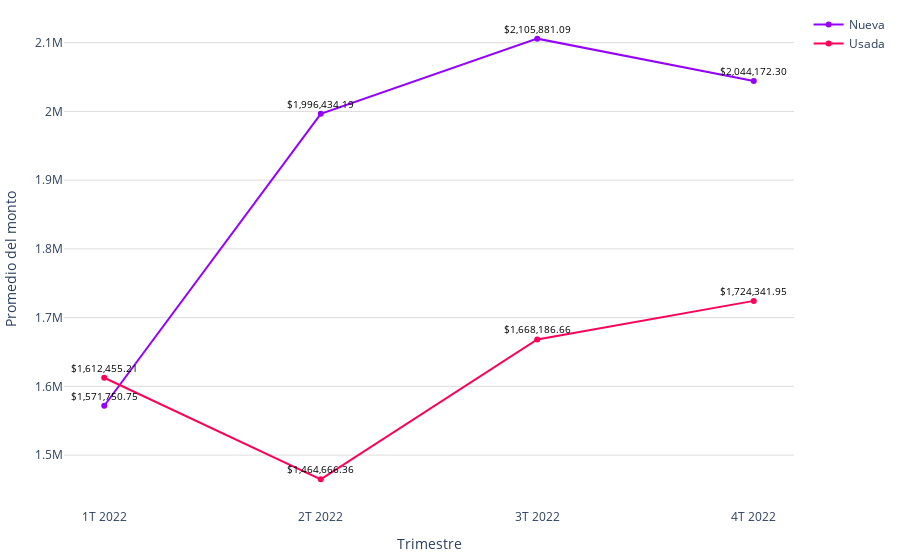

Notebook source saved alongside this figure:
### Code cell
# Datos
trimestres = promedio_monto_por_modalidad_mes['trimestre']
modalidades = promedio_monto_por_modalidad_mes['modalidad']
promedios = promedio_monto_por_modalidad_mes['promedio']

# Limpiar las cadenas de promedio y convertirlas a números
promedios_limpios = [float(promedio.replace(',', '')) for promedio in promedios]

colors = ['#9500ff', '#ff0059']
fig = go.Figure()

# Agregar líneas para cada modalidad
for i, modalidad in enumerate(modalidades.unique()):
    df_modalidad = promedio_monto_por_modalidad_mes[promedio_monto_por_modalidad_mes['modalidad'] == modalidad]
    fig.add_trace(go.Scatter(
        x=df_modalidad['trimestre'],
        y=df_modalidad['promedio'].apply(lambda x: float(x.replace(',', ''))),  # Usar los promedios limpios
        mode='markers+lines',
        name=modalidad,
        line=dict(color=colors[i % len(colors)])  # Asignar colores a las líneas
    ))

fig.update_layout(
    #title='Promedio de valor de créditos para viviendas nuevas y usadas (2023)',
    xaxis=dict(title='Trimestre'),
    yaxis=dict(title='Promedio del monto', gridcolor='#dddcda'),
    margin=dict(l=10, r=10, t=10, b=10),  # Ajusta los márgenes (left, right, top, bottom)
    plot_bgcolor='rgba(0,0,0,0)',  # Color de fondo del gráfico
)

# Agregar etiquetas de texto a los puntos con símbolo de dólar
for trace in fig.data:
    df_modalidad = promedio_monto_por_modalidad_mes[promedio_monto_por_modalidad_mes['modalidad'] == trace.name]
    for i, point in enumerate(trace.y):
        # Formatear el promedio con símbolo de dólar
        promedio_con_dolar = f'${df_modalidad.iloc[i]["promedio"]}'
        fig.add_annotation(
            x=trace.x[i],
            y=point,
            text=promedio_con_dolar,
            showarrow=False,
            font=dict(color='black', size=10),
            yshift=10
        )

# Exportar gráfica como archivo HTML
def guardar_grafico_como_html(fig, nombre_archivo, carpeta='assets\graficas'):
    # Crear la carpeta si no existe
    if not os.path.exists(carpeta):
        os.makedirs(carpeta)
    
    config = {
        'displaylogo': False,  # Ocultar el logo de Plotly
        'modeBarButtonsToRemove': [
            'toImage',       # Botón para guardar como imagen
            'select2d',      # Box select
            'lasso2d',       # Lasso select
            'resetScale2d',  # Reset Axes
        ]
    }
    # Gráfica como archivo HTML en la carpeta especificada
    pio.write_html(fig, f'{carpeta}/{nombre_archivo}.html', config=config)


guardar_grafico_como_html(fig, 'g_scatt_creditos_nuevausada_2022', carpeta='assets\graficas')
fig.show()

### Figure 1 — Plotly figure (JSON) as saved in the notebook; plotly's stock layout.template omitted (floating-point values rounded to 4 significant figures)
{"data": [{"line": {"color": "#9500ff"}, "mode": "markers+lines", "name": "Nueva", "type": "scatter", "x": ["1T 2022", "2T 2022", "3T 2022", "4T 2022"], "y": [1572000.0, 1996000.0, 2106000.0, 2044000.0]}, {"line": {"color": "#ff0059"}, "mode": "markers+lines", "name": "Usada", "type": "scatter", "x": ["1T 2022", "2T 2022", "3T 2022", "4T 2022"], "y": [1612000.0, 1465000.0, 1668000.0, 1724000.0]}], "layout": {"annotations": [{"font": {"color": "black", "size": 10}, "showarrow": false, "text": "$1,571,750.75", "x": "1T 2022", "y": 1572000.0, "yshift": 10}, {"font": {"color": "black", "size": 10}, "showarrow": false, "text": "$1,996,434.19", "x": "2T 2022", "y": 1996000.0, "yshift": 10}, {"font": {"color": "black", "size": 10}, "showarrow": false, "text": "$2,105,881.09", "x": "3T 2022", "y": 2106000.0, "yshift": 10}, {"font": {"color": "black", "size": 10}, "showarrow": false, "text": "$2,044,172.30", "x": "4T 2022", "y": 2044000.0, "yshift": 10}, {"font": {"color": "black", "size": 10}, "showarrow": false, "text": "$1,612,455.21", "x": "1T 2022", "y": 1612000.0, "yshift": 10}, {"font": {"color": "black", "size": 10}, "showarrow": false, "text": "$1,464,666.36", "x": "2T 2022", "y": 1465000.0, "yshift": 10}, {"font": {"color": "black", "size": 10}, "showarrow": false, "text": "$1,668,186.66", "x": "3T 2022", "y": 1668000.0, "yshift": 10}, {"font": {"color": "black", "size": 10}, "showarrow": false, "text": "$1,724,341.95", "x": "4T 2022", "y": 1724000.0, "yshift": 10}], "margin": {"b": 10, "l": 10, "r": 10, "t": 10}, "plot_bgcolor": "rgba(0,0,0,0)", "xaxis": {"title": {"text": "Trimestre"}}, "yaxis": {"gridcolor": "#dddcda", "title": {"text": "Promedio del monto"}}}}
